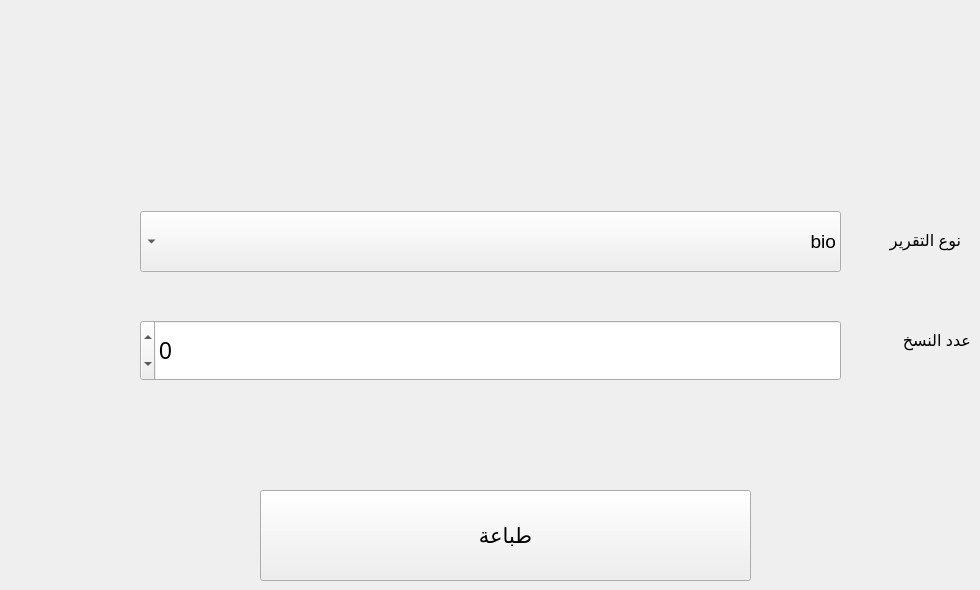
     <widget class="QWidget" name="tab_3">
      <attribute name="title">
       <string>Page</string>
      </attribute>
      <widget class="QLabel" name="label_17">
       <property name="geometry">
        <rect>
         <x>850</x>
         <y>200</y>
         <width>111</width>
         <height>81</height>
        </rect>
       </property>
       <property name="font">
        <font>
         <family>Segoe UI</family>
         <pointsize>12</pointsize>
         <weight>50</weight>
         <bold>false</bold>
        </font>
       </property>
       <property name="text">
        <string>نوع التقرير</string>
       </property>
      </widget>
      <widget class="QComboBox" name="comboBox_27">
       <property name="geometry">
        <rect>
         <x>140</x>
         <y>211</y>
         <width>701</width>
         <height>61</height>
        </rect>
       </property>
       <property name="font">
        <font>
         <pointsize>14</pointsize>
        </font>
       </property>
       <property name="layoutDirection">
        <enum>Qt::RightToLeft</enum>
       </property>
       <property name="duplicatesEnabled">
        <bool>false</bool>
       </property>
       <item>
        <property name="text">
         <string>bio</string>
        </property>
       </item>
       <item>
        <property name="text">
         <string>GSE</string>
        </property>
       </item>
       <item>
        <property name="text">
         <string>GUE</string>
        </property>
       </item>
       <item>
        <property name="text">
         <string>hematology</string>
        </property>
       </item>
       <item>
        <property name="text">
         <string>هرمونات مشترك</string>
        </property>
       </item>
       <item>
        <property name="text">
         <string>SFA</string>
        </property>
       </item>
      </widget>
      <widget class="QSpinBox" name="spinBox_4">
       <property name="geometry">
        <rect>
         <x>140</x>
         <y>320</y>
         <width>701</width>
         <height>61</height>
        </rect>
       </property>
       <property name="font">
        <font>
         <pointsize>17</pointsize>
        </font>
       </property>
       <property name="layoutDirection">
        <enum>Qt::RightToLeft</enum>
       </property>
       <property name="minimum">
        <number>-1</number>
       </property>
       <property name="maximum">
        <number>1000000000</number>
       </property>
      </widget>
      <widget class="QLabel" name="label_18">
       <property name="geometry">
        <rect>
         <x>860</x>
         <y>300</y>
         <width>111</width>
         <height>81</height>
        </rect>
       </property>
       <property name="font">
        <font>
         <family>Segoe UI</family>
         <pointsize>12</pointsize>
         <weight>50</weight>
         <bold>false</bold>
        </font>
       </property>
       <property name="text">
        <string>عدد النسخ</string>
       </property>
      </widget>
      <widget class="QPushButton" name="pushButton_23">
       <property name="enabled">
        <bool>true</bool>
       </property>
       <property name="geometry">
        <rect>
         <x>260</x>
         <y>490</y>
         <width>491</width>
         <height>91</height>
        </rect>
       </property>
       <property name="font">
        <font>
         <family>Segoe UI</family>
         <pointsize>16</pointsize>
         <weight>50</weight>
         <bold>false</bold>
        </font>
       </property>
       <property name="text">
        <string>طباعة</string>
       </property>
      </widget>
     </widget>
